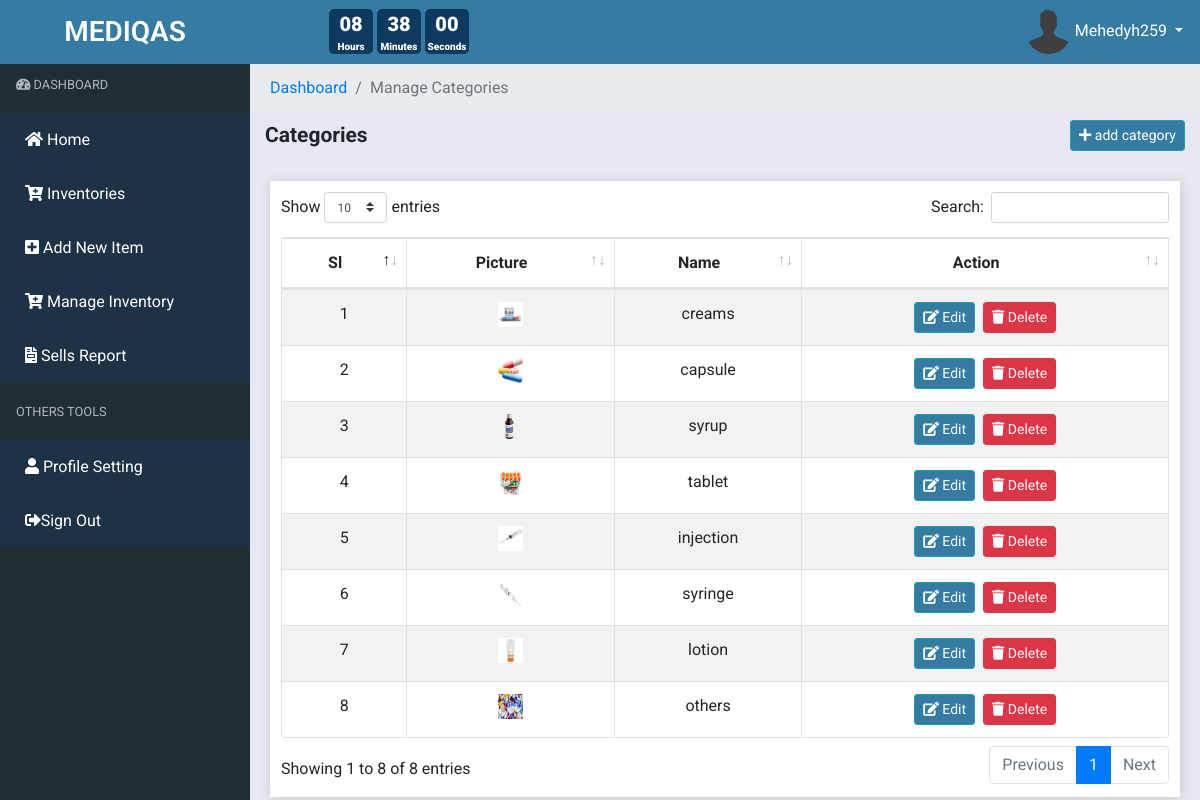
Screenshot of /categories.php (signed in) with the database file from the repository.
### tables this page shows
CREATE TABLE `categories` (
  `id` int(11) NOT NULL,
  `name` varchar(200) NOT NULL,
  `picture` varchar(200) NOT NULL
);

### include/conn.php (called while the page is built, shortened)
<?php
 $base_url = 'http://localhost/mehedy/';
?>

### categories.php (the view, shortened to what this page needs)
<?php
include('include/header.php');
include('include/conn.php');
?>
<section class="sidebar-area">
    <?php include('include/sidebar.php') ?>
</section>
<section class="content-area">
    <?php include('include/topbar.php')  ?>
    <div class="breadcumb-area">
        <nav aria-label="breadcrumb">
            <ol class="breadcrumb">
                <li class="breadcrumb-item"><i class="fa fa-dashboard"></i><a href="index.php"> Dashboard</a></li>
                <li class="breadcrumb-item active" aria-current="page">Manage Categories</li>
            </ol>
        </nav>
    </div>
    <div class="manage-categories py-2">
        <div class="container">
            <div class="row">
                <div class="col-md-12">
                    <span>Categories</span>
                    <a href="" class="btn btn-sm btn-info pull-right"data-toggle="modal" data-target="#addCat"><i class="fa fa-plus"></i> add category</a>
                </div>
            </div>
        </div>
        <div class="pb-3"></div>
    </div>
    <div class="table-area">
        <div class="container">
            <div class="row">
                <div class=" col-md-12 mx-auto">
                    <div class="tableBox" >
                        <table id="dataTable" class="table text-center rounded table-bordered table-striped" style="z-index: -1">
                            <thead>
                                <tr>
                                    <th>Sl</th>
                                    <th>Picture</th>
                                    <th>Name</th>
                                    <th>Action</th>
                                </tr>
                            </thead>
                            <tbody>
                               <?php
                                $query = mysqli_query($conn,"select * from categories");
                                $i=1;
                                while($row = mysqli_fetch_array($query)){
                                    ?>
                                <tr>
                                    <td><?php echo $i++; ?></td>
                                    <td><img src="<?php echo $base_url.'assets/img/'.$row['picture'] ; ?>" alt="" height="25px" width="25px"></td>
                                    <td><?php echo $row['name']; ?></td>
                                    <td>
                                        <button class="btn btn-sm btn-info mr-1" id="edit_btn" data-id="<?php echo $row['id']; ?>"><i class="fa fa-edit"></i> Edit</button>
                                        <button class="btn btn-sm btn-danger" id="delete_btn" data-id="<?php echo $row['id']; ?>"><i class="fa fa-trash"></i> Delete</button>
                                    </td>
                                </tr>
                                    <?php
                                }
                                ?>
                            </tbody>
                        </table>
                    </div>
                </div>
            </div>
        </div>
    </div>
</section>
<?php include('include/footer.php'); ?>

### assets/css/style.css (style rules this page uses)
* { padding: 0; margin: 0; }
body { font-family: 'Roboto', sans-serif; }
a, a:hover { text-decoration: none; }
.pull-right { float: right; }
.sidebar-area { position: fixed; width: 250px; height: 100%; background: #222D32; padding: none; }
.content-area { background: #e7e8f2; min-height: 100vh; margin-left: 250px; width: calc(100% - 250px) !important; }
.manage-categories span { font-size: 21px; font-weight: bold; }
.btn-info { background: #357CA5; }
.tableBox { background: white; box-shadow: 1px 1px 11px #c9c7c7; margin: 5px; padding: 11px; }

### categories.php (style rules this page uses)
.manage-categories { margin-top: -16px !important; }

### rows the page displays
categories: picture (picture), name "creams"
categories: picture (picture), name "capsule"
categories: picture (picture), name "syrup"
categories: picture (picture), name "tablet"
categories: picture (picture), name "injection"
categories: picture (picture), name "syringe"
categories: picture (picture), name "lotion"
categories: picture (picture), name "others"

### other values shown
$_SESSION['userName'] "Mehedyh259"
